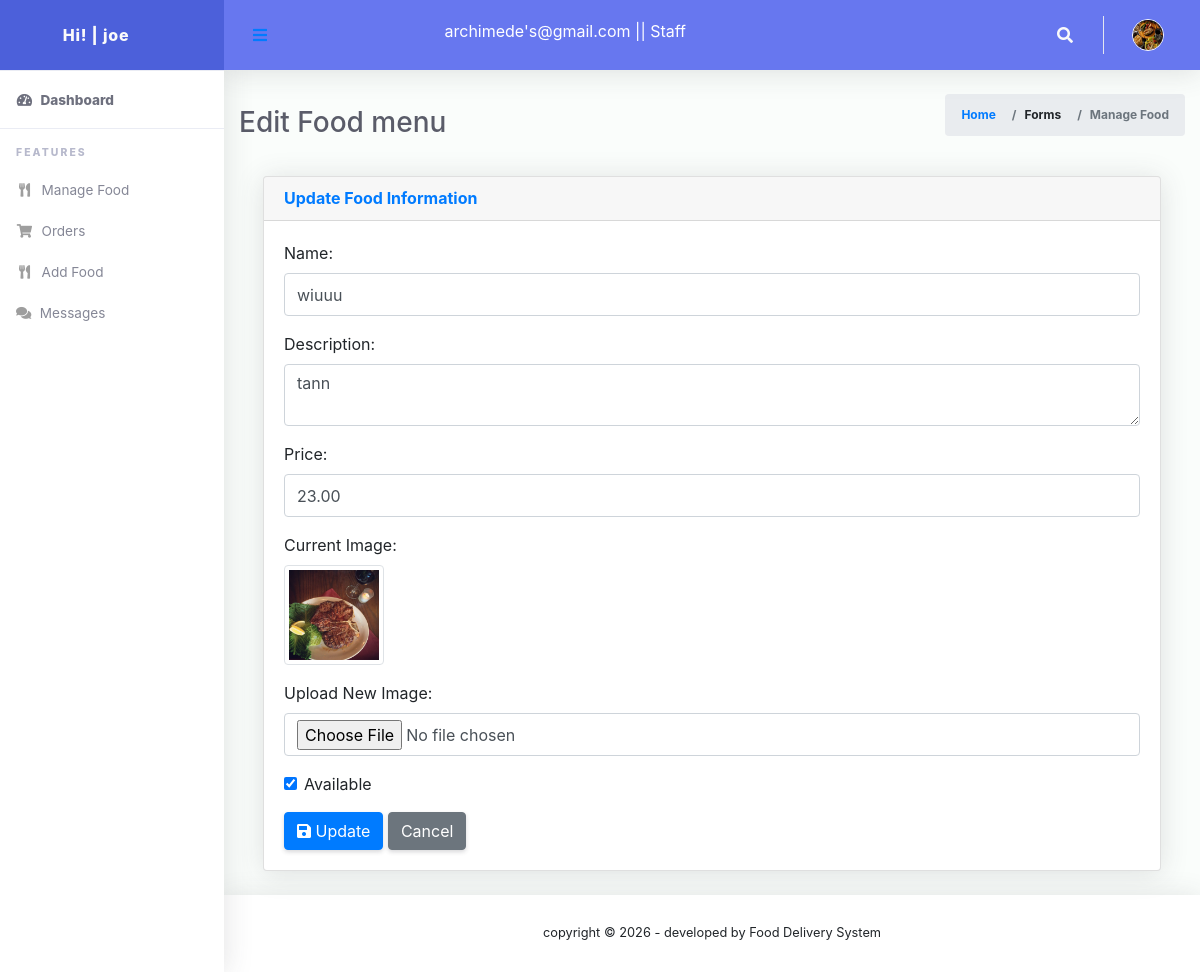
The page /staff/edit_food.php?id=1 (signed in) on the database its author committed.
### tables this page shows
CREATE TABLE `users` (
  `id` int(11) NOT NULL,
  `username` varchar(50) DEFAULT NULL,
  `email` varchar(100) DEFAULT NULL,
  `password` varchar(255) DEFAULT NULL,
  `role` enum('admin','staff','user') DEFAULT NULL,
  `image` varchar(255) DEFAULT NULL,
  `created_at` timestamp NOT NULL DEFAULT current_timestamp()
);

CREATE TABLE `food_items` (
  `id` int(11) NOT NULL,
  `name` varchar(100) DEFAULT NULL,
  `description` text DEFAULT NULL,
  `price` decimal(10,2) DEFAULT NULL,
  `image` varchar(255) DEFAULT NULL,
  `available` tinyint(1) DEFAULT 1
);

### staff/edit_food.php (the view, shortened to what this page needs)
<?php
$staff_id = $_SESSION['multi_user_sessions']['staff']['user_id'];
include '../includes/db_connection.php';
$staffInfo = null;
$staff_query = $conn->prepare("SELECT username, email, role, image FROM users WHERE id = ?");
$staff_query->bind_param("i", $staff_id);
$staff_query->execute();
$staff_result = $staff_query->get_result();
if ($staff_result && $staff_result->num_rows > 0) {
    $staffInfo = $staff_result->fetch_assoc();
}
$id = intval($_GET['id']);
$stmt = $conn->prepare("SELECT * FROM food_items WHERE id = ?");
$stmt->bind_param("i", $id);
$stmt->execute();
$result = $stmt->get_result();
$food = $result->fetch_assoc();
?>
<!DOCTYPE html>
<html lang="en">
<head>
    <link href="vendor/fontawesome-free/css/all.min.css" rel="stylesheet" type="text/css">
    <link href="vendor/bootstrap/css/bootstrap.min.css" rel="stylesheet" type="text/css">
    <link href="css/ruang-admin.min.css" rel="stylesheet">
    <link href="css/bootstrap.css" rel="stylesheet">
</head>
<body id="page-top">
    <div id="wrapper">
        <?php include('includes/sidebar.php'); ?>
        <div id="content-wrapper" class="d-flex flex-column">
            <div id="content">
                <?php include('includes/header.php'); ?>
                <div class="container-fluid" id="container-wrapper">
                    <div class="d-sm-flex align-items-center justify-content-between mb-4">
                        <h1 class="h3 mb-0 text-gray-800">Edit Food menu</h1>
                        <ol class="breadcrumb">
                            <li class="breadcrumb-item"><a href="dashboard.php">Home</a></li>
                            <li class="breadcrumb-item">Forms</li>
                            <li class="breadcrumb-item active" aria-current="page">Manage Food</li>
                        </ol>
                    </div>
                    <div class="container-fluid px-4">
                        <div class="card shadow mb-4">
                            <div class="card-header">
                                <h6 class="m-0 font-weight-bold text-primary">Update Food Information</h6>
                            </div>
                            <div class="card-body">
                                <form method="POST" enctype="multipart/form-data">
                                    <div class="mb-3">
                                        <label for="name" class="form-label">Name:</label>
                                        <input type="text" name="name" class="form-control"
                                            value="<?= htmlspecialchars($food['name']) ?>" required>
                                    </div>
                                    <div class="mb-3">
                                        <label for="description" class="form-label">Description:</label>
                                        <textarea name="description"
                                            class="form-control"><?= htmlspecialchars($food['description']) ?></textarea>
                                    </div>
                                    <div class="mb-3">
                                        <label for="price" class="form-label">Price:</label>
                                        <input type="number" name="price" class="form-control" step="0.01"
                                            value="<?= $food['price'] ?>" required>
                                    </div>
                                    <div class="mb-3">
                                        <label class="form-label">Current Image:</label><br>
                                        <?php if ($food['image']): ?>
                                            <img src="../uploads/<?= htmlspecialchars($food['image']) ?>" width="100"
                                                class="img-thumbnail">
                                        <?php else: ?>
                                            <p class="text-muted">No image</p>
                                        <?php endif; ?>
                                    </div>
                                    <div class="mb-3">
                                        <label class="form-label">Upload New Image:</label>
                                        <input type="file" name="image" class="form-control">
                                    </div>
                                    <div class="form-check mb-3">
                                        <input type="checkbox" name="available" class="form-check-input"
                                            <?= $food['available'] ? 'checked' : '' ?>>
                                        <label class="form-check-label">Available</label>
                                    </div>
                                    <button type="submit" class="btn btn-primary"><i class="fas fa-save me-1"></i>
                                        Update</button>
                                    <a href="manage_food.php" class="btn btn-secondary ms-2">Cancel</a>
                                </form>
                            </div>
                        </div>
                    </div>
                </div>
            </div>
            <?php include('includes/footer.php'); ?>
        </div>
    </div>
</body>
</html>

### staff/includes/sidebar.php (shortened to what this page needs)
<ul class="navbar-nav sidebar sidebar-light accordion" id="accordionSidebar">
  <a class="sidebar-brand d-flex align-items-center justify-content-center" href="dashboard.php">
    <div class="sidebar-brand-icon">
      Hi! | <?= htmlspecialchars($staffInfo['username']) ?>
    </div>
  </a>
  <hr class="sidebar-divider my-0">
  <li class="nav-item active">
    <a class="nav-link" href="dashboard.php">
      <i class="fas fa-fw fa-tachometer-alt"></i>
      <span>Dashboard</span></a>
    </li>
    <hr class="sidebar-divider">
    <div class="sidebar-heading">
      Features
    </div>
   <li class="nav-item">
    <a class="nav-link" href="manage_food.php">
      <i class="fas fa-fw fa-utensils"></i>
      <span>Manage Food</span>
    </a>
  </li>
    <li class="nav-item">
    <a class="nav-link" href="order.php">
      <i class="fas fa-fw fa-shopping-cart"></i>
      <span>Orders</span>
    </a>
  </li>
  <li class="nav-item">
    <a class="nav-link" href="add_food.php">
      <i class="fas fa-fw fa-utensils"></i>
      <span>Add Food</span>
    </a>
  </li>
  <li class="nav-item">
    <a class="nav-link" href="messages.php">
      <i class="fas fa-comments"></i>
      <span>Messages</span>
    </a>
  </li>
</ul>

### staff/includes/header.php (shortened to what this page needs)
<nav class="navbar navbar-expand navbar-light bg-navbar topbar mb-4 static-top">
  <button id="sidebarToggleTop" class="btn btn-link rounded-circle mr-3">
    <i class="fa fa-bars"></i>
  </button>&nbsp;&nbsp;&nbsp;&nbsp;&nbsp;&nbsp;&nbsp;&nbsp;&nbsp;
  <p class="text-white display-7 mb-2"><?= htmlspecialchars($staffInfo['email']) ?> || <?= ucfirst(htmlspecialchars($staffInfo['role'])) ?></p>
  <ul class="navbar-nav ml-auto">
    <li class="nav-item dropdown no-arrow">
      <a class="nav-link dropdown-toggle" href="#" id="searchDropdown" role="button" data-toggle="dropdown"
        aria-haspopup="true" aria-expanded="false">
        <i class="fas fa-search fa-fw"></i>
      </a>
    </li>
    <li class="nav-item dropdown no-arrow">
      <a class="nav-link dropdown-toggle" href="#" id="userDropdown" role="button" data-toggle="dropdown"
        aria-haspopup="true" aria-expanded="false">
        <?php if (!empty($staffInfo['image']) && file_exists("../" . $staffInfo['image'])): ?>
          <img class="img-profile rounded-circle" src="../<?= htmlspecialchars($staffInfo['image']) ?>"
            class="profile-preview" alt="Current Image" width="60px"><br>
        <?php else: ?>
          <img class="img-profile rounded-circle" src="../uploads/food-bg.jpg" style="max-width: 60px">
        <?php endif; ?>
      </a>
    </li>
  </ul>
</nav>

### rows shown on the page
users: username "joe", email "archimede's@gmail.com", role "Staff"
food_items: name "wiuuu", description "tann", price "23.00", image (picture), available "☑"
